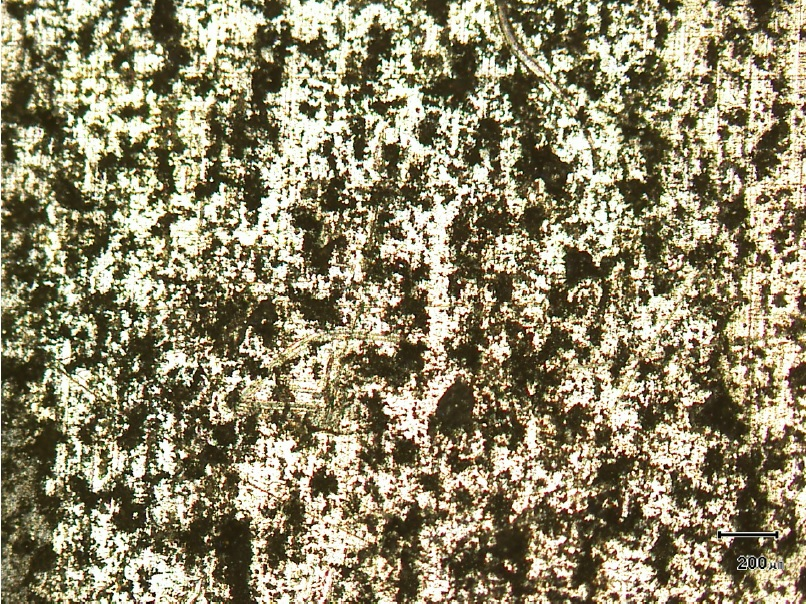
#> input picture corrosion_aluminium/files/1MNaCl-10-mA.jpg, 806 x 604 px
$ jupyter execute corroded_area.ipynb   (shell and % lines are left out)
#> lines starting #> are read from the running program, lines starting #| are printed output that depends on the picture; after the words box and inside, x2 and y2 are one past the last pixel; in counts of white or black regions, pixels touching at a corner belong together
<h2>Study of percentage corrosion in 3 experiments with aluminium sheet</h2>

<p>data:</p>
<p>3 sheets of aluminium with 60um of thickness and 0,5 cm2 of area</p>
<p>They were left for a while in a solution of NaCl 1M or 0,05M with a current until the plate perforation</p>

[cell 1]
import numpy as np
import cv2
import matplotlib.pyplot as plt
from PIL import Image

Function to treat the images, the logic is threshold between pixels 0 (black) and 255 (white), 0 is points of corrosion and 255 the metal

[cell 2]
def corroded_area(imagem):
    img16 = cv2.imread(imagem)
    img = (img16/127).astype('uint8')
    gray = cv2.cvtColor(img, cv2.COLOR_BGR2GRAY)
    gray = cv2.GaussianBlur(gray, (7, 7), 0)
    th, dst = cv2.threshold(gray, 0, 255, cv2.THRESH_BINARY)
    idx, counts = np.unique(dst, return_counts=True)
    dic = dict(zip(idx, counts))
    rate = round(100*dic[0]/sum(counts),2)
    # cv2.imwrite(filename=(imagem+'.jpg'),img= dst) # to create the images files
    return f'{rate} %'

[cell 3]
img1 = cv2.imread('./files/1MNaCl-10-mA.jpg')
#> img1 is the input picture: shape (604, 806, 3); mean B, G, R 106.5, 136.3, 144.1
# img1 = cv2.resize(img1,(0,0), None, 1.25,1.25)
img12 = cv2.imread('./files/1MNaCl-10-mA.jpg.jpg')
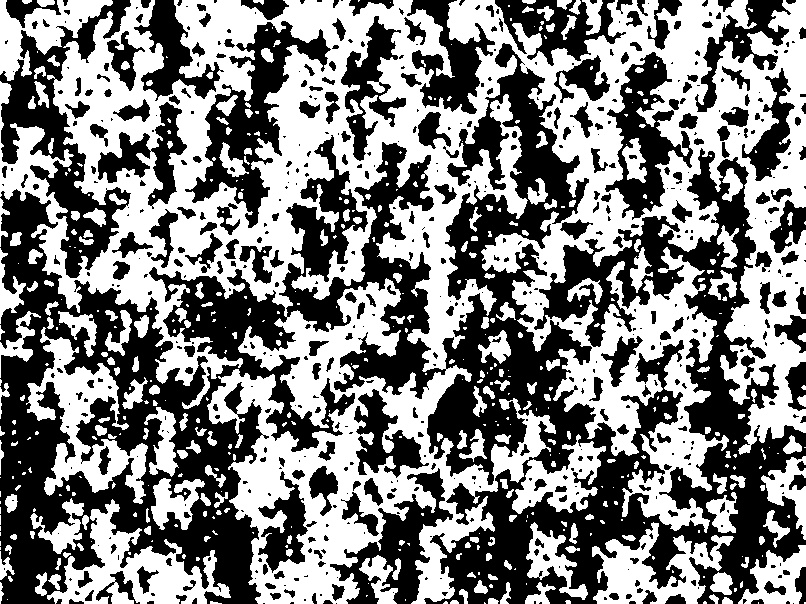
#> input picture corrosion_aluminium/files/1MNaCl-10-mA.jpg.jpg, 806 x 604 px
#> img12 is the input picture: shape (604, 806, 3); min 0, max 255, mean 128.8
# img12 = cv2.resize(img12,(0,0), None, 1.25,1.25)
im1 = Image.fromarray(np.vstack((img1,img12)))

[cell 4]
img2 = cv2.imread('./files/1MNaCl-20mA.jpg')
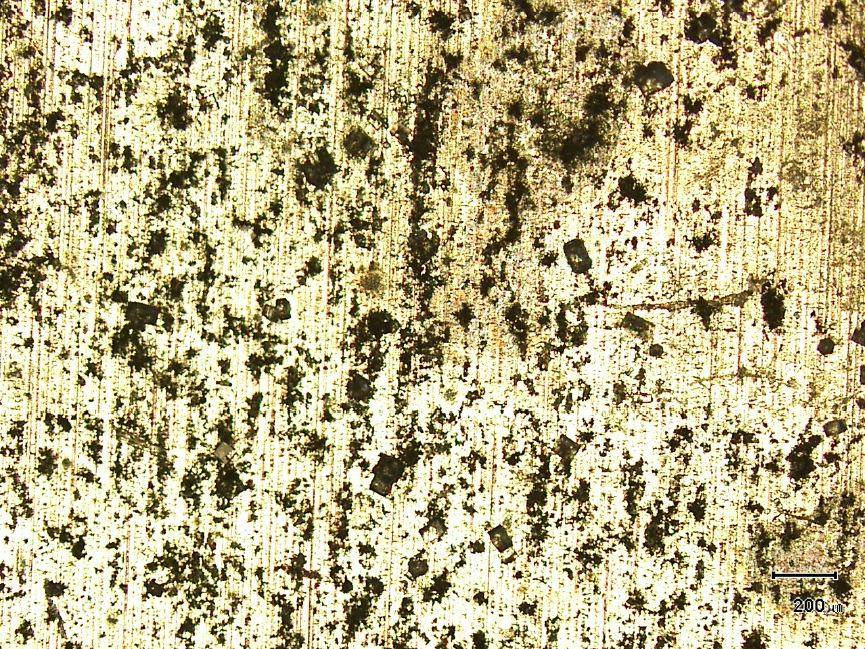
#> input picture corrosion_aluminium/files/1MNaCl-20mA.jpg, 865 x 649 px
#> img2 is the input picture: shape (649, 865, 3); mean B, G, R 134.2, 176.7, 186.8
# img2 = cv2.resize(img2,(0,0), None, 1.25,1.25)
img22 = cv2.imread('./files/1MNaCl-20mA.jpg.jpg')
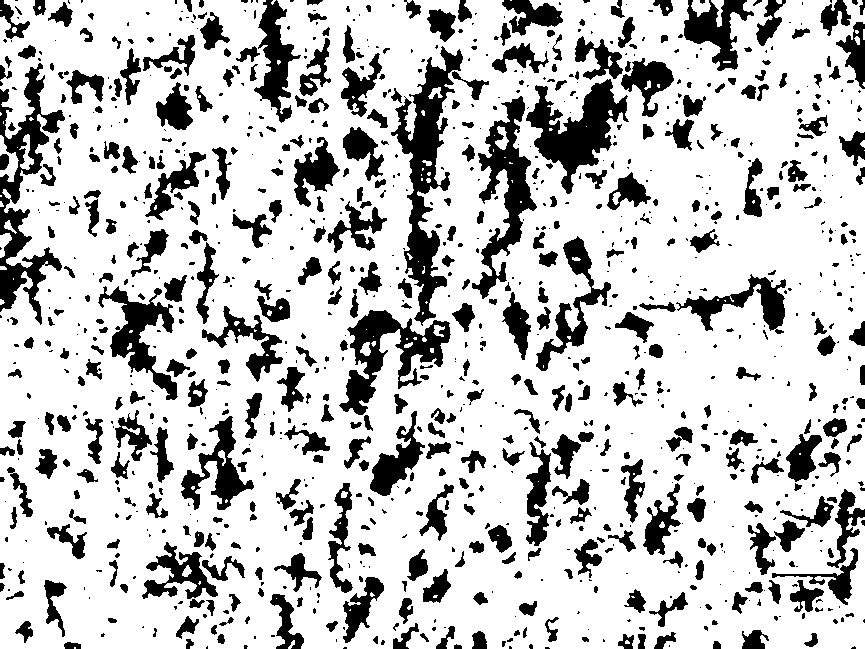
#> input picture corrosion_aluminium/files/1MNaCl-20mA.jpg.jpg, 865 x 649 px
#> img22 is the input picture: shape (649, 865, 3); min 0, max 255, mean 196.3
# img22 = cv2.resize(img22,(0,0), None, 1.25,1.25)
im2 = Image.fromarray(np.vstack((img2,img22)))

[cell 5]
img3 = cv2.imread('./files/005MNaCl-10mA.jpg')
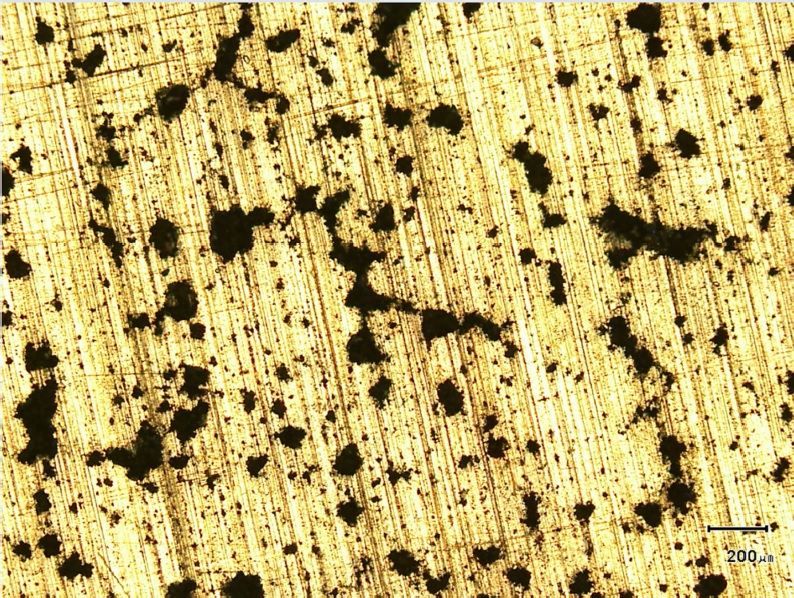
#> input picture corrosion_aluminium/files/005MNaCl-10mA.jpg, 794 x 598 px
#> img3 is the input picture: shape (598, 794, 3); mean B, G, R 107.4, 178.2, 197.3
# img3 = cv2.resize(img3,(0,0), None, 1.25,1.25)
img32 = cv2.imread('./files/005MNaCl-10mA.jpg.jpg')
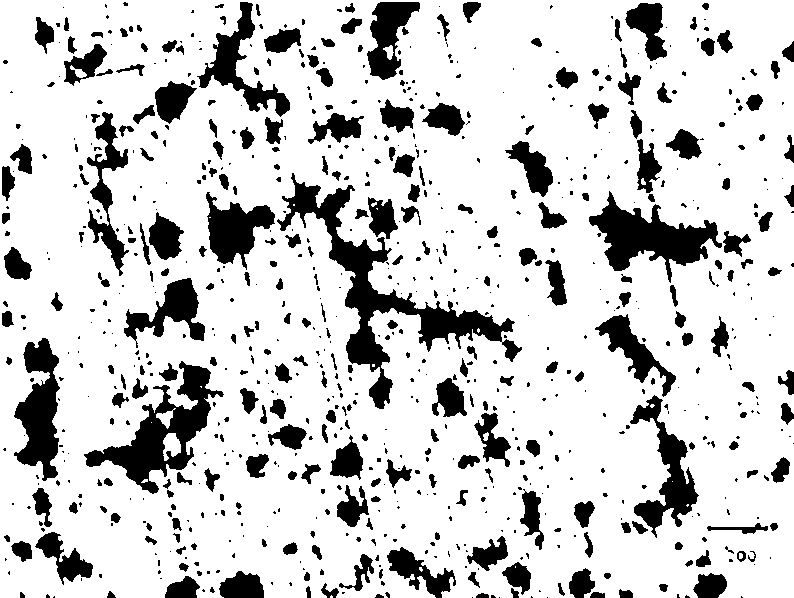
#> input picture corrosion_aluminium/files/005MNaCl-10mA.jpg.jpg, 794 x 598 px
#> img32 is the input picture: shape (598, 794, 3); min 0, max 255, mean 206.5
# img32 = cv2.resize(img32,(0,0), None, 1.25,1.25)
im3 = Image.fromarray(np.vstack((img3,img32)))

Images in the upper region are untreated, and those below were treated with the openCV library

[cell 6]
fig, ax = plt.subplots(nrows=1,ncols=3, figsize=(24,10),sharex=True,sharey=True)
fig1 = ax[0].imshow(im1)
fig2 = ax[1].imshow(im2)
fig3 = ax[2].imshow(im3)
fontdict=dict(fontsize= 18,
 fontweight = 'bold')
ax[0].set_title('Experiment 1: 1M NaCl and i = 10mA', fontdict=fontdict)
ax[1].set_title('Experiment 2: 1M NaCl and i = 20mA',fontdict=fontdict)
ax[2].set_title('Experiment 3: 0.05M NaCl and i = 10mA',fontdict=fontdict)
fig1.axes.get_xaxis().set_visible(False)
fig1.axes.get_yaxis().set_visible(False)
fig2.axes.get_xaxis().set_visible(False)
fig3.axes.get_xaxis().set_visible(False)
plt.show()

[cell 7]
experiment1 = corroded_area('./files/1MNaCl-10-mA.jpg')
#> in corroded_area, `gray = cv2.GaussianBlur(gray, (7, 7), 0)`:
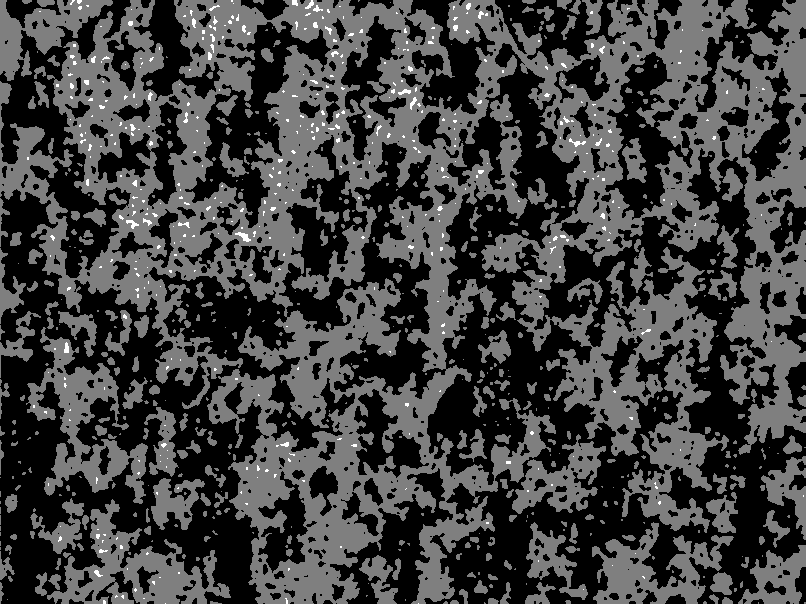
#> gray: shape (604, 806); min 0, max 2, mean 0.513; drawn with min black and max white
#> in corroded_area, `th, dst = cv2.threshold(gray, 0, 255, cv2.THRESH_BINARY)`: dst: shape (604, 806); 50.5% white; 595 black regions (340 under 20 px), largest, box (x1, y1, x2, y2) and area: (0, 43, 806, 604) 152010, (0, 0, 131, 278) 10564, (185, 21, 331, 228) 8590
#> in corroded_area, `idx, counts = np.unique(dst, return_counts=True)`: idx = [0, 255]; counts = [240917, 245907]
#> in corroded_area, `dic = dict(zip(idx, counts))`: dic = {0: 240917, 255: 245907}
#> in corroded_area, `rate = round(100*dic[0]/sum(counts),2)`: rate = 49.49
#> experiment1 = '49.49 %'
experiment2 = corroded_area('./files/1MNaCl-20mA.jpg')
#> call 2 of corroded_area, with imagem = './files/1MNaCl-20mA.jpg'
#> in corroded_area (call 2), `gray = cv2.GaussianBlur(gray, (7, 7), 0)`:
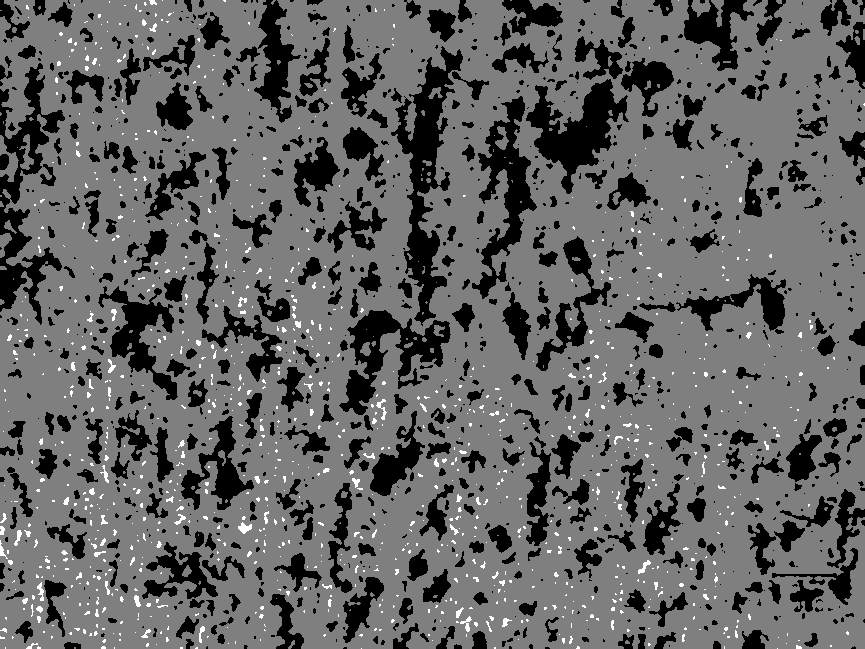
#> gray: shape (649, 865); min 0, max 2, mean 0.785; drawn with min black and max white
#> in corroded_area (call 2), `th, dst = cv2.threshold(gray, 0, 255, cv2.THRESH_BINARY)`: dst: shape (649, 865); 77% white; 1077 black regions (587 under 20 px), largest, box (x1, y1, x2, y2) and area: (391, 46, 463, 326) 6503, (0, 63, 65, 325) 5559, (526, 79, 629, 194) 4831
#> in corroded_area (call 2), `idx, counts = np.unique(dst, return_counts=True)`: counts = [129061, 432324]
#> in corroded_area (call 2), `dic = dict(zip(idx, counts))`: dic = {0: 129061, 255: 432324}
#> in corroded_area (call 2), `rate = round(100*dic[0]/sum(counts),2)`: rate = 22.99
#> experiment2 = '22.99 %'
experiment3 = corroded_area('./files/005MNaCl-10mA.jpg')
#> call 3 of corroded_area, with imagem = './files/005MNaCl-10mA.jpg'
#> in corroded_area (call 3), `gray = cv2.GaussianBlur(gray, (7, 7), 0)`:
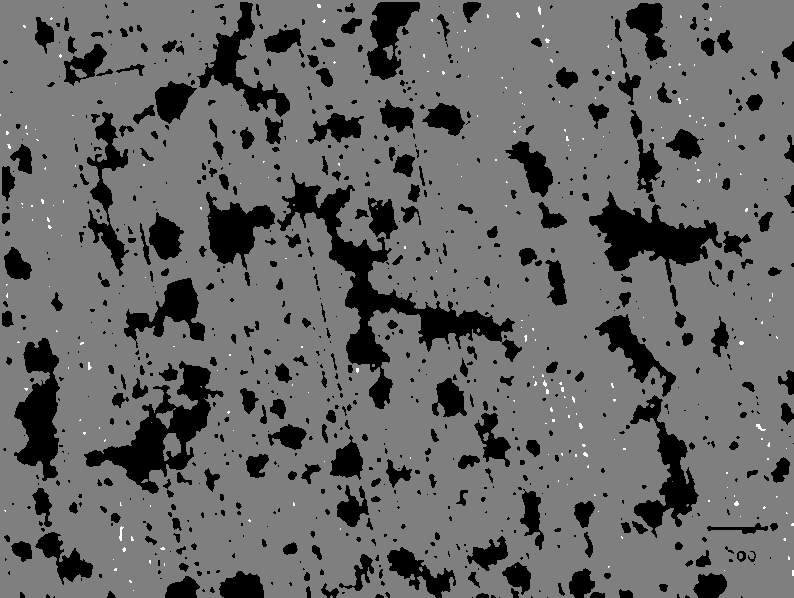
#> gray: shape (598, 794); min 0, max 2, mean 0.812; drawn with min black and max white
#> in corroded_area (call 3), `th, dst = cv2.threshold(gray, 0, 255, cv2.THRESH_BINARY)`: dst: shape (598, 794); 81% white; 823 black regions (526 under 20 px), largest, box (x1, y1, x2, y2) and area: (277, 173, 522, 409) 9185, (84, 361, 224, 494) 5633, (589, 191, 722, 283) 4909
#> in corroded_area (call 3), `idx, counts = np.unique(dst, return_counts=True)`: counts = [90192, 384620]
#> in corroded_area (call 3), `dic = dict(zip(idx, counts))`: dic = {0: 90192, 255: 384620}
#> in corroded_area (call 3), `rate = round(100*dic[0]/sum(counts),2)`: rate = 19
#> experiment3 = '19.0 %'

Percentage of corroded area for each experiment

[cell 8]
print("experiment 1:", experiment1)
#| experiment 1: 49.49 %
print("experiment 2:", experiment2)
#| experiment 2: 22.99 %
print("experiment 3:", experiment3)
#| experiment 3: 19.0 %

[cell 9]
sheet_area = 0.5
pits_area1=round(sheet_area*(float(experiment1.split()[0])),2)
#> pits_area1 = 24.75
pits_area2=round(sheet_area*(float(experiment2.split()[0])),2)
#> pits_area2 = 11.49
pits_area3=round(sheet_area*(float(experiment3.split()[0])),2)
#> pits_area3 = 9.5

Corroded area

[cell 10]
print('experiment 1 (cm2):',pits_area1)
#| experiment 1 (cm2): 24.75
print('experiment 2 (cm2):',pits_area2)
#| experiment 2 (cm2): 11.49
print('experiment 3 (cm2):',pits_area3)
#| experiment 3 (cm2): 9.5
